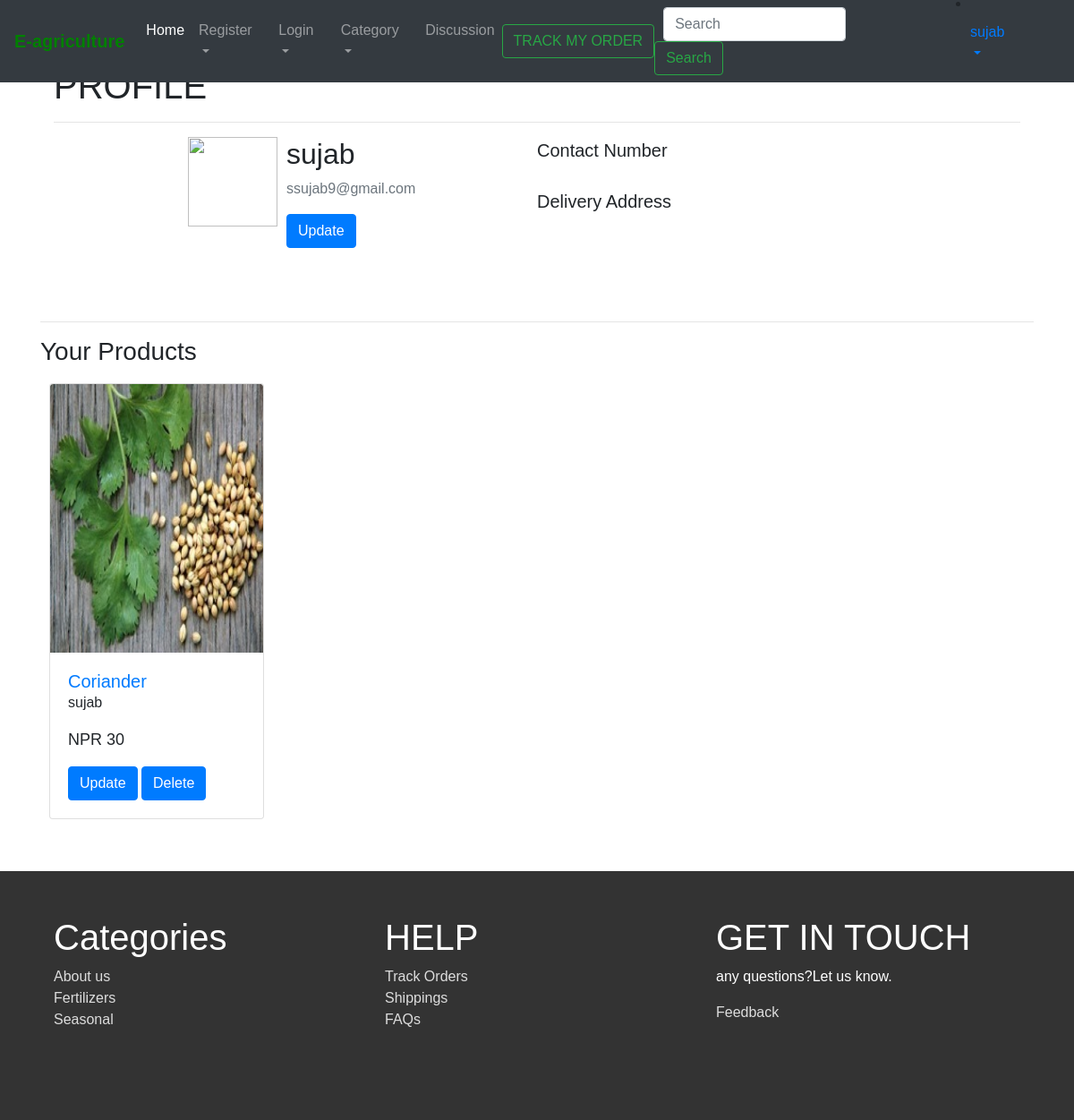
The app's page /seller/dashboard/ (signed in) with its own data.
### products/models.py (models this page shows, shortened)
class Product(models.Model):
    title = models.CharField(max_length=30)
    p_type = models.CharField(max_length=900,default='')
    p_area = models.CharField(max_length=900,default='',blank=True)
    growingperiod = models.CharField(max_length=900,default='',blank=True)
    climate = models.CharField(max_length=900,default='',blank=True)
    soilfertility = models.CharField(max_length=900,default='',blank=True)
    healthbenifits = models.TextField(max_length=2000,default='',blank=True)
    benifits = models.TextField(max_length=2000,default='',blank=True)
    content = models.TextField()
    fcomposition = models.CharField(max_length=1000,default='',blank=True)
    image = models.ImageField(default='default.jpg',upload_to='profile_pics',blank=False)
    date_posted = models.DateTimeField(default=timezone.now,null=True)
    category = models.CharField(max_length=30,default='')
    price = models.IntegerField()
    author = models.CharField(max_length=20)

### seller/views.py (the view)
# urls.py: path('dashboard/', sellerdashboard, name='sellerdashboard'),
def sellerdashboard(request):
    currentuser = request.user.username
    if Seller.objects.filter(username=currentuser).exists():
        seller = 'yes'
    else:
        seller = None
    product = Product.objects.filter(author = currentuser)
    sellers = Seller.objects.filter(username=currentuser).first()
    context = {
        'seller':seller,
        'product':product,
        'sellers':sellers
    }
    return render(request, 'seller/dashboard.html', context)

### seller/templates/seller/dashboard.html (shortened to what this page needs)
{% extends 'customer/base1.html' %}
{% block content %}
    <div class="row">
        <div class="col-12">
            <div class="container">
                <div class="container">
                    <h1 style=""> PROFILE </h1>
                    <hr>
                    <div class="media" style="width: 50%;float: left;height: inherit;margin-bottom: 50px; padding-left:150px;">
                        <div class="media-img" style="">
                            <img src="/media/{{sellers.image}}" alt="" style="height: 100px;width: 100px;">
                        </div>
                        <div class="media-body" style="margin-left:10px;">
                            <h2 class="acount-heading">{{user.username}}</h2>
                            <p class="text-secondary">{{user.email}}</p>
                            <a href="/seller/updateprof/"><button class="btn btn-primary" style="">Update</button></a>
                        </div>
                    </div>
                    <div class="u_info" style="width:50%; float:left; height:inherit; padding-right:150px;">
                        <span style="font-size:20px;">Contact Number</span><br>
                        <span style="font-size:18px; color:rgba(0,0,0,.7);"></span><br>
                        <span style="font-size:20px;">Delivery Address</span><br>
                    </div>
                </div>
                <hr style="margin-top: 20%;">
                    <div class="banner2" style="float: left;">
                        <h3>Your Products</h3>
                        {% if product %}
                        {% for prod in product %}
                        <div class="card" style="width: 15rem;float: left; margin: 10px;">
                            <img class="card-img-top" src="{{ prod.image.url }}" style="height: 300px;width: 100%;" alt="Card image cap">
                            <div class="card-body">
                                <a href="{% url 'orderdetail' prod.id %}"><h5 class="card-title">{{ prod.title }}</h5></a>
                                <p>{{ prod.author }}</p>
                                <p class="card-text">NPR {{ prod.price }}</p>
                                <a href="{% url 'update' prod.id %}" class="btn btn-primary">Update</a>
                                <a href="{% url 'delete' prod.id %}" class="btn btn-primary">Delete</a>
                            </div>
                        </div>
                        {% endfor %}
                        {% else %}
                            <h5>You have no produtcs</h5>
                        {% endif %}
                    </div>
                </div>
        </div>
    </div>
{% endblock %}

### customer/templates/customer/base1.html (shortened to what this page needs)
<!DOCTYPE html>
{% load static %}
<html lang="en">
<head>
    <link rel="stylesheet" href="https://maxcdn.bootstrapcdn.com/bootstrap/4.0.0/css/bootstrap.min.css">
    <link rel="stylesheet" href="{% static 'customer/css/home.css' %}">
  </head>
<body>
    <nav class="navbar navbar-expand-sm navbar-dark bg-dark fixed-top" style="margin-bottom: 50px;">
          <a class="navbar-brand" href="{%url 'home' %}"><span style="color: green ;font-weight: 900;">E-agriculture</span></a>
          <div class="collapse navbar-collapse" id="navbarSupportedContent">
            <ul class="navbar-nav mr-auto">
              <li class="nav-item active">
                <a class="nav-link" href="{%url 'home' %}">Home <span class="sr-only">(current)</span></a>
              </li>
              <li class="nav-item dropdown">
                <a class="nav-link dropdown-toggle" href="#" id="navbarDropdown" role="button" data-toggle="dropdown" aria-haspopup="true" aria-expanded="false">
                  Register
                </a>
              </li>
              <li class="nav-item dropdown">
                <a class="nav-link dropdown-toggle" href="#" id="navbarDropdown" role="button" data-toggle="dropdown" aria-haspopup="true" aria-expanded="false">
                  Login
                </a>
              </li>
              <li class="nav-item dropdown">
                <a class="nav-link dropdown-toggle" href="#" id="navbarDropdown" role="button" data-toggle="dropdown" aria-haspopup="true" aria-expanded="false">
                  Category
                </a>
              </li>
              <li class="nav-item">
                <a class="nav-link" href="/discussion/displayforum">Discussion</a>
              </li>
            </ul>
              <button type="button" class="btn btn-outline-success" id="track_btn_ord" data-toggle="modal" data-target="#TrackOrder">
                TRACK MY ORDER
              </button>
              <form method="get" action="/search" class="form-inline mr-5 my-lg-0 ">
                <input class="form-control mr-sm-1" type="search" placeholder="Search" aria-label="Search" name="search" id="search" style="margin-left: 10px;">
                <button class="btn btn-outline-success my-0 my-sm-0" type="submit">Search</button>
              </form>
              {% if user.is_authenticated %}
              <li class="nav-item dropdown" style="margin-top: -2%;margin-right: 3%;">
              <a class="nav-link dropdown-toggle" href="#" id="navbarDropdown" role="button" data-toggle="dropdown" aria-haspopup="true" aria-expanded="false">
              {{user.username}}
              </a>
            </li>
              {% endif %}
          </div>
    </nav><br><br><br>
  <div class="container-fluid">
    {% block content %}
    {% endblock %}
  </div>
  <div class="row mt-5">
    <div class="footerbanner">
      <div class="container">
        <div class="col-md-4" style="float: left;">
          <div class="footer">
            <h1>Categories</h1>
            <a href="{% url 'about' %}">About us</a><br>
            <a href="" class="disabled">Fertilizers</a><br>
            <a href=""> Seasonal </a>
          </div>
      </div>
      <div class="col-md-4" style="float: left;">
        <div class="footer">
          <h1>HELP</h1>
          <a href="" class="disabled">Track Orders</a><br>
          <a href="" class="disabled">Shippings</a><br>
          <a href=""> FAQs </a>
        </div>
      </div>
      <div class="col-md-4" style="float: left;">
        <div class="footer">
          <h1>GET IN TOUCH</h1>
          <p style="color: #fff; ">any questions?Let us know.</p>
          <a href="/discussion/feedback">Feedback</a><br>
        </div>
      </div>
      </div>
    </div>
  </div>
</body>
</html>

### customer/static/customer/css/home.css (style rules this page uses)
* { font-family: 'Gill Sans', 'Gill Sans MT', Calibri, 'Trebuchet MS', sans-serif; padding: 0px; margin: 0px; }
body { margin: 0px; padding: 0px; overflow-x: hidden; }
.card { overflow: hidden !important ; }
.card-body h5 { margin: 0px; text-transform: capitalize; }
.card-body a { text-decoration: none; }
.card-text { font-size: 18px; }
.footerbanner { padding:50px 0px 100px 0px; height: inherit; width: 100%; float: left; background: rgba(0,0,0,.8); }
.footer { height: inherit; width: 100%; float: left; }
.footer h1 { color: #fff; }
.footer a { color: #ddd; text-decoration: none; }

### records on screen
Product: image (picture), title "Coriander", author "sujab", price "30"

### other values on screen
{{ user.username }} "sujab"
{{ user.email }} "ssujab9@gmail.com"
